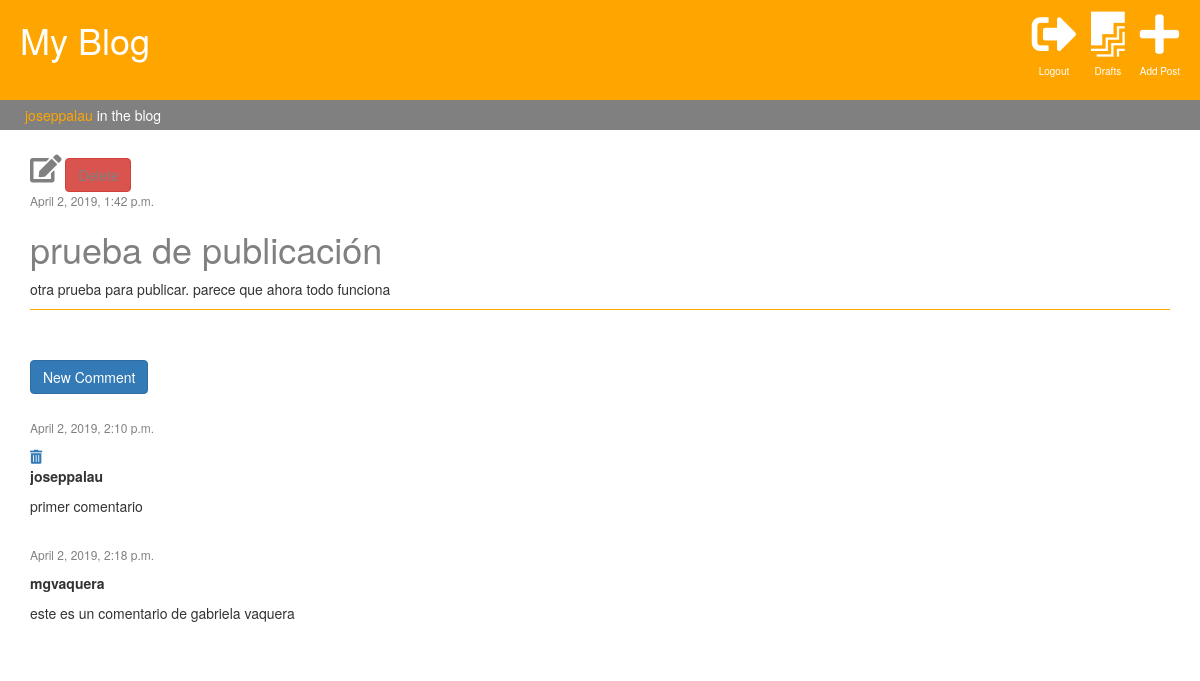
Page /post/16/ (signed in) on the committed database.
### blog/models.py (models this page shows, shortened)
class Post(models.Model):
    author = models.ForeignKey('auth.User', on_delete=models.CASCADE)
    title = models.CharField(max_length=200)
    post_text = models.TextField(default=" ")
    created_date = models.DateTimeField(default=timezone.now)
    published_date = models.DateTimeField(blank=True, null=True)
    visits = models.PositiveIntegerField(default=0)
    num_comments = models.PositiveIntegerField(default=0)

class Comment(models.Model):
    post = models.ForeignKey('blog.Post', on_delete=models.CASCADE, related_name='comments')
    author = models.ForeignKey('auth.User', on_delete=models.CASCADE, related_name='comments')
    text = models.TextField()
    created_date = models.DateTimeField(default=timezone.now)
    approved = models.BooleanField(default=True)

### blog/views.py (the view)
# urls.py: path('post/<int:pk>/', views.post_detail, name='post_detail'),
def post_detail(request, pk):
    post = get_object_or_404(Post, pk=pk)
    post.visits += 1
    post.save()
    stuff_frontend = {'post': post}
    return render(request, 'blog/post_detail.html', stuff_frontend)

### blog/templates/blog/post_detail.html (shortened to what this page needs)
{% extends 'blog/base.html' %}
{% block content %}
        <div class="post">
            {% if request.user == post.author %}
                <a href="/post/{{post.pk}}/edit/"><i class="fas fa-edit fa-2x"></i></a>
                <a href="{% url 'remove_post' pk=post.pk %}" class="btn btn-danger">Delete</a>
            {% endif %}
            <div class="date">
                {% if post.published_date %}
                    {{ post.published_date }}
                {% endif %}
            </div>
             <h1>{{ post.title }}</h1>
             <p>{{ post.post_text }}</p>
        </div>
        <div>
            <a href="{% url 'add_comment' pk=post.pk %}" class="btn btn-primary" style="margin-bottom:25px">New Comment</a>
        </div>
          {% for comment in post.comments.all %}
            <div>
                <div class="date">
                    <p>{{comment.created_date}}</p>
                </div>
                {% if request.user == comment.author %}
                <a href="{% url 'remove_comment' pk=comment.pk %}"><i class="fas fa-trash-alt"></i></a>
                {% endif %}
                <p><strong>{{comment.author.username}}</strong></p>
                <p>{{comment.text}}</p>
                <br>
            </div>
            {% empty %}
            <p>No comments yet...</p>
          {% endfor %}
{% endblock %}

### blog/templates/blog/base.html (shortened to what this page needs)
{% load staticfiles %}
<!DOCTYPE html>
<html lang="en">
<head>
    <link rel="stylesheet" href="https://maxcdn.bootstrapcdn.com/bootstrap/3.3.7/css/bootstrap.min.css">
    <link rel="stylesheet" href="{% static 'css/style.css' %}">
    <link rel="stylesheet" href="https://use.fontawesome.com/releases/v5.6.1/css/all.css">
</head>
<body>
<div class = "page-header">
    <h1><a href="/">My Blog</a></h1>
    <ul>
        {% if user.is_authenticated %}
            <li>
                <a href="/post/new"><i class="fas fa-plus"></i></a>
                <p>Add Post</p>
            </li>
            <li>
                <a href="{% url 'post_draft' %}"><i class="fab fa-firstdraft"></i></a>
                <p>Drafts</p>
            </li>
            <li>
                <a href="/accounts/logout"><i class="fas fa-sign-out-alt"></i></a>
                <p>Logout</p>
            </li>
        {% else %}
            <li>
                <a href="/accounts/login"><i class="fas fa-sign-in-alt"></i></a>
                <p>Login</p>
            </li>
        {% endif %}
    </ul>
</div>
<div class="nav-user">
    {% if user.is_authenticated %}
        <p><span style="color:orange">{{user.username}}</span> in the blog</p>
    {% else %}
        <p><a href="/accounts/login">Log in</a> to edit your posts</p>
    {% endif %}
</div>
<div class="container">
    {% block content %}
    {% endblock %}
</div>
</body>
</html>

### blog/static/css/style.css (style rules this page uses)
.page-header { background-color: orange; height:100px; width:100%; font-size: 45px; margin-top:0px; vertical-align:middle; margin-bottom:0px; border-bottom:1px solid orange; }
.page-header h1 { display:inline-block; width: 200px; padding-left:20px; }
.page-header a { color:white; align:center; }
.page-header ul { list-style-type: none; width:500px; display:inline-block; vertical-align:middle; height:100px; float:right; padding-right:15px; }
.page-header ul li { float:right; display:inline-block; height:100px; vertical-align:middle; margin-left:10px; margin-right:5px; }
.page-header ul li p { color:white; font-size:10px; text-align:center; }
.nav-user { height:30px; align-items:center; margin-bottom:25px; background-color:grey; color:white; padding-left:25px; }
.nav-user p { padding-top:5px; }
.container { width:75% margin:0 auto; }
.post { margin-bottom:50px; border-bottom:0.5px solid orange; }
.post a, h2, h1 { color:grey; }
.date { font-size:12px; color:grey; }

### rows in the picture
Post: published_date "April 2, 2019, 1:42 p.m.", title "prueba de publicación", post_text "otra prueba para publicar. parece que ahora todo funciona"
Comment: created_date "April 2, 2019, 2:10 p.m.", author.username "joseppalau", text "primer comentario"
Comment: created_date "April 2, 2019, 2:18 p.m.", author.username "mgvaquera", text "este es un comentario de gabriela vaquera"

### other values in the picture
{{ user.username }} "joseppalau"
